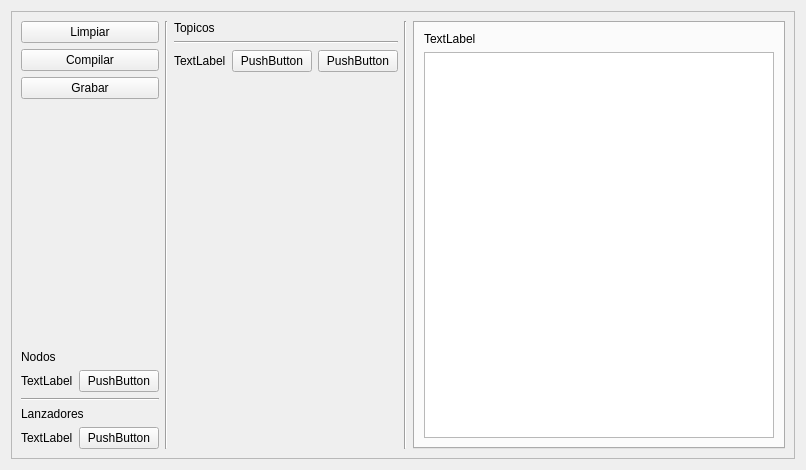
<?xml version="1.0" encoding="UTF-8"?>
<ui version="4.0">
 <class>Widget</class>
 <widget class="QWidget" name="Widget">
  <property name="geometry">
   <rect>
    <x>0</x>
    <y>0</y>
    <width>806</width>
    <height>470</height>
   </rect>
  </property>
  <property name="windowTitle">
   <string>Widget</string>
  </property>
  <layout class="QHBoxLayout" name="horizontalLayout">
   <item>
    <layout class="QVBoxLayout" name="verticalLayout_3">
     <item>
      <widget class="QFrame" name="frame">
       <property name="sizePolicy">
        <sizepolicy hsizetype="MinimumExpanding" vsizetype="MinimumExpanding">
         <horstretch>0</horstretch>
         <verstretch>0</verstretch>
        </sizepolicy>
       </property>
       <property name="frameShape">
        <enum>QFrame::Shape::StyledPanel</enum>
       </property>
       <property name="frameShadow">
        <enum>QFrame::Shadow::Raised</enum>
       </property>
       <layout class="QHBoxLayout" name="horizontalLayout_4">
        <item>
         <layout class="QVBoxLayout" name="verticalLayout">
          <item>
           <widget class="QPushButton" name="BTNROSCLean">
            <property name="text">
             <string>Limpiar</string>
            </property>
           </widget>
          </item>
          <item>
           <widget class="QPushButton" name="BTNROSColcon">
            <property name="text">
             <string>Compilar</string>
            </property>
           </widget>
          </item>
          <item>
           <widget class="QPushButton" name="BTNROSBag">
            <property name="text">
             <string>Grabar</string>
            </property>
           </widget>
          </item>
          <item>
           <spacer name="verticalSpacer">
            <property name="orientation">
             <enum>Qt::Orientation::Vertical</enum>
            </property>
            <property name="sizeHint" stdset="0">
             <size>
              <width>20</width>
              <height>40</height>
             </size>
            </property>
           </spacer>
          </item>
          <item>
           <widget class="QLabel" name="label_1">
            <property name="text">
             <string>Nodos</string>
            </property>
           </widget>
          </item>
          <item>
           <layout class="QGridLayout" name="LAYOUTNodes">
            <item row="0" column="0">
             <widget class="QLabel" name="LABELNode1">
              <property name="text">
               <string>TextLabel</string>
              </property>
             </widget>
            </item>
            <item row="0" column="1">
             <widget class="QPushButton" name="BTNNode1">
              <property name="text">
               <string>PushButton</string>
              </property>
             </widget>
            </item>
           </layout>
          </item>
          <item>
           <widget class="Line" name="line">
            <property name="orientation">
             <enum>Qt::Orientation::Horizontal</enum>
            </property>
           </widget>
          </item>
          <item>
           <widget class="QLabel" name="label_2">
            <property name="text">
             <string>Lanzadores</string>
            </property>
           </widget>
          </item>
          <item>
           <layout class="QGridLayout" name="LAYOUTLanchers">
            <item row="0" column="0">
             <widget class="QLabel" name="LABELLaunch1">
              <property name="text">
               <string>TextLabel</string>
              </property>
             </widget>
            </item>
            <item row="0" column="1">
             <widget class="QPushButton" name="BTNLaunch1">
              <property name="text">
               <string>PushButton</string>
              </property>
             </widget>
            </item>
           </layout>
          </item>
         </layout>
        </item>
        <item>
         <widget class="Line" name="line_4">
          <property name="orientation">
           <enum>Qt::Orientation::Vertical</enum>
          </property>
         </widget>
        </item>
        <item>
         <layout class="QVBoxLayout" name="verticalLayout_2">
          <item>
           <widget class="QLabel" name="label_3">
            <property name="text">
             <string>Topicos</string>
            </property>
           </widget>
          </item>
          <item>
           <widget class="Line" name="line_3">
            <property name="orientation">
             <enum>Qt::Orientation::Horizontal</enum>
            </property>
           </widget>
          </item>
          <item>
           <layout class="QHBoxLayout" name="LAYOUTTopic1">
            <item>
             <widget class="QLabel" name="LABELTopic1">
              <property name="text">
               <string>TextLabel</string>
              </property>
             </widget>
            </item>
            <item>
             <widget class="QPushButton" name="BTNECHOTopic1">
              <property name="text">
               <string>PushButton</string>
              </property>
             </widget>
            </item>
            <item>
             <widget class="QPushButton" name="BTNPUBTopic1">
              <property name="text">
               <string>PushButton</string>
              </property>
             </widget>
            </item>
           </layout>
          </item>
          <item>
           <spacer name="verticalSpacer_2">
            <property name="orientation">
             <enum>Qt::Orientation::Vertical</enum>
            </property>
            <property name="sizeHint" stdset="0">
             <size>
              <width>20</width>
              <height>40</height>
             </size>
            </property>
           </spacer>
          </item>
         </layout>
        </item>
        <item>
         <widget class="Line" name="line_5">
          <property name="orientation">
           <enum>Qt::Orientation::Vertical</enum>
          </property>
         </widget>
        </item>
        <item>
         <widget class="QTabWidget" name="tabWidget">
          <property name="currentIndex">
           <number>0</number>
          </property>
          <property name="movable">
           <bool>true</bool>
          </property>
          <property name="tabBarAutoHide">
           <bool>true</bool>
          </property>
          <widget class="QWidget" name="tab">
           <attribute name="title">
            <string>Tab 1</string>
           </attribute>
           <layout class="QVBoxLayout" name="verticalLayout_4">
            <item>
             <widget class="QLabel" name="LABELInfo">
              <property name="text">
               <string>TextLabel</string>
              </property>
             </widget>
            </item>
            <item>
             <widget class="QTextEdit" name="textEdit"/>
            </item>
           </layout>
          </widget>
         </widget>
        </item>
       </layout>
      </widget>
     </item>
    </layout>
   </item>
  </layout>
 </widget>
 <resources/>
 <connections/>
</ui>
